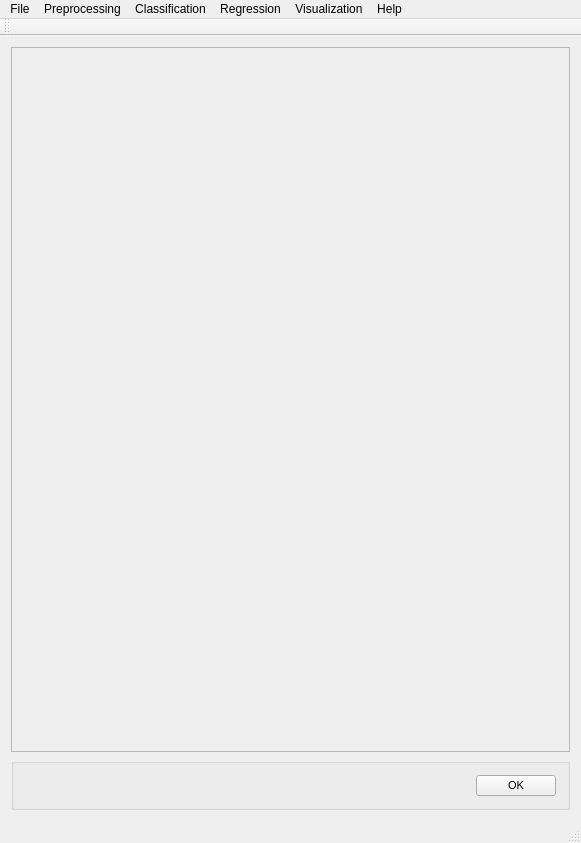
<?xml version="1.0" encoding="UTF-8"?>
<ui version="4.0">
 <class>MainWindow</class>
 <widget class="QMainWindow" name="MainWindow">
  <property name="geometry">
   <rect>
    <x>0</x>
    <y>0</y>
    <width>581</width>
    <height>843</height>
   </rect>
  </property>
  <property name="windowTitle">
   <string>PYSAT</string>
  </property>
  <widget class="QWidget" name="centralWidget">
   <layout class="QVBoxLayout" name="verticalLayout_9">
    <item>
     <widget class="QScrollArea" name="scrollArea">
      <property name="widgetResizable">
       <bool>true</bool>
      </property>
      <widget class="QWidget" name="scrollAreaWidgetContents_2">
       <property name="geometry">
        <rect>
         <x>0</x>
         <y>0</y>
         <width>561</width>
         <height>721</height>
        </rect>
       </property>
       <property name="font">
        <font>
         <pointsize>8</pointsize>
        </font>
       </property>
       <property name="styleSheet">
        <string notr="true">QGroupBox {
  border: 2px solid gray;
  border-radius: 6px;
  margin-top: 0.5em;
}

QGroupBox::title {

  padding-top: -14px;
  padding-left: 8px;
}
</string>
       </property>
       <layout class="QVBoxLayout" name="verticalLayout_8"/>
      </widget>
     </widget>
    </item>
    <item>
     <widget class="QGroupBox" name="OK">
      <layout class="QHBoxLayout" name="ok">
       <item>
        <spacer name="horizontalSpacer_5">
         <property name="orientation">
          <enum>Qt::Horizontal</enum>
         </property>
         <property name="sizeHint" stdset="0">
          <size>
           <width>40</width>
           <height>20</height>
          </size>
         </property>
        </spacer>
       </item>
       <item>
        <widget class="QPushButton" name="okButton">
         <property name="font">
          <font>
           <pointsize>8</pointsize>
          </font>
         </property>
         <property name="mouseTracking">
          <bool>false</bool>
         </property>
         <property name="text">
          <string>OK</string>
         </property>
        </widget>
       </item>
      </layout>
     </widget>
    </item>
   </layout>
  </widget>
  <widget class="QToolBar" name="mainToolBar">
   <attribute name="toolBarArea">
    <enum>TopToolBarArea</enum>
   </attribute>
   <attribute name="toolBarBreak">
    <bool>false</bool>
   </attribute>
  </widget>
  <widget class="QStatusBar" name="statusBar"/>
  <widget class="QMenuBar" name="menuBar">
   <property name="geometry">
    <rect>
     <x>0</x>
     <y>0</y>
     <width>581</width>
     <height>21</height>
    </rect>
   </property>
   <widget class="QMenu" name="menuFile">
    <property name="title">
     <string>File</string>
    </property>
    <addaction name="actionLoad_Refence_Data"/>
    <addaction name="actionLoad_Unknown_Data"/>
    <addaction name="actionSet_output_location"/>
    <addaction name="separator"/>
    <addaction name="actionSave_Current_Plots"/>
    <addaction name="actionSave_Current_Data"/>
    <addaction name="separator"/>
    <addaction name="actionCreate_New_Workflow"/>
    <addaction name="actionSave_Current_Workflow"/>
    <addaction name="separator"/>
    <addaction name="actionExit"/>
   </widget>
   <widget class="QMenu" name="menuPreprocessing">
    <property name="title">
     <string>Preprocessing</string>
    </property>
    <widget class="QMenu" name="menuBaseline_Removal">
     <property name="title">
      <string>Baseline Removal</string>
     </property>
     <addaction name="actionALS"/>
     <addaction name="actionDietrich"/>
     <addaction name="actionPolyFit"/>
     <addaction name="actionAirPLS"/>
     <addaction name="actionFABC"/>
     <addaction name="actionKK"/>
     <addaction name="actionMario"/>
     <addaction name="actionMedian"/>
     <addaction name="actionRubberband"/>
     <addaction name="actionUndecimated_Wavelet"/>
    </widget>
    <widget class="QMenu" name="menuCalibration_Transfer">
     <property name="title">
      <string>Calibration Transfer</string>
     </property>
     <addaction name="actionRatio"/>
     <addaction name="actionTommy_s_Methgod"/>
     <addaction name="actionPiecewise_Direct_Standardization"/>
     <addaction name="actionOthers_3"/>
    </widget>
    <addaction name="actionNormalization"/>
    <addaction name="actionNoise_Reduction"/>
    <addaction name="actionApply_Mask"/>
    <addaction name="actionInterpolate"/>
    <addaction name="actionInstrument_Response"/>
    <addaction name="menuBaseline_Removal"/>
    <addaction name="menuCalibration_Transfer"/>
    <addaction name="actionICA_2"/>
    <addaction name="actionPCA_2"/>
   </widget>
   <widget class="QMenu" name="menuRegression">
    <property name="title">
     <string>Regression</string>
    </property>
    <addaction name="actionCross_Validation"/>
    <addaction name="actionTrain"/>
    <addaction name="actionPredict"/>
    <addaction name="actionCreate_N_Folds"/>
    <addaction name="actionCreate_Test_Folds"/>
   </widget>
   <widget class="QMenu" name="menuHelp">
    <property name="title">
     <string>Help</string>
    </property>
    <addaction name="actionIndex"/>
    <addaction name="actionContent_2"/>
    <addaction name="separator"/>
    <addaction name="actionAbout"/>
    <addaction name="actionAbout_QtCreator"/>
   </widget>
   <widget class="QMenu" name="menuClassification">
    <property name="title">
     <string>Classification</string>
    </property>
    <widget class="QMenu" name="menuSupervised">
     <property name="title">
      <string>Supervised</string>
     </property>
     <addaction name="actionPLS_DA"/>
     <addaction name="actionSIMCA"/>
    </widget>
    <widget class="QMenu" name="menuClustering">
     <property name="title">
      <string>Clustering</string>
     </property>
     <addaction name="actionK_means"/>
     <addaction name="actionHierarchical_2"/>
    </widget>
    <addaction name="menuSupervised"/>
    <addaction name="menuClustering"/>
   </widget>
   <widget class="QMenu" name="menuVisualization">
    <property name="title">
     <string>Visualization</string>
    </property>
    <addaction name="actionLine_Plot"/>
    <addaction name="action1_to_1_Plot"/>
    <addaction name="actionScatter_Plot"/>
   </widget>
   <addaction name="menuFile"/>
   <addaction name="menuPreprocessing"/>
   <addaction name="menuClassification"/>
   <addaction name="menuRegression"/>
   <addaction name="menuVisualization"/>
   <addaction name="menuHelp"/>
  </widget>
  <action name="actionLoad_Refence_Data">
   <property name="text">
    <string>Load Refence Data</string>
   </property>
  </action>
  <action name="actionLoad_Unknown_Data">
   <property name="text">
    <string>Load Unknown Data</string>
   </property>
  </action>
  <action name="actionSave_Current_Workflow">
   <property name="text">
    <string>Save Current Workflow</string>
   </property>
  </action>
  <action name="actionSave_Current_Plots">
   <property name="text">
    <string>Save Current Plots</string>
   </property>
  </action>
  <action name="actionSave_Current_Data">
   <property name="text">
    <string>Save Current Data</string>
   </property>
  </action>
  <action name="actionCreate_New_Workflow">
   <property name="text">
    <string>Create New Workflow</string>
   </property>
  </action>
  <action name="actionNoise_Reduction">
   <property name="text">
    <string>Noise Reduction</string>
   </property>
  </action>
  <action name="actionApply_Mask">
   <property name="text">
    <string>Apply Mask</string>
   </property>
  </action>
  <action name="actionInterpolate">
   <property name="text">
    <string>Interpolate (unknown to known)</string>
   </property>
  </action>
  <action name="actionInstrument_Response">
   <property name="text">
    <string>Instrument Response</string>
   </property>
  </action>
  <action name="actionALS">
   <property name="text">
    <string>ALS</string>
   </property>
  </action>
  <action name="actionDietrich">
   <property name="text">
    <string>Dietrich</string>
   </property>
  </action>
  <action name="actionPolyFit">
   <property name="text">
    <string>PolyFit</string>
   </property>
  </action>
  <action name="actionAirPLS">
   <property name="text">
    <string>AirPLS</string>
   </property>
  </action>
  <action name="actionFABC">
   <property name="text">
    <string>FABC</string>
   </property>
  </action>
  <action name="actionKK">
   <property name="text">
    <string>KK</string>
   </property>
  </action>
  <action name="actionMario">
   <property name="text">
    <string>Mario</string>
   </property>
  </action>
  <action name="actionMedian">
   <property name="text">
    <string>Median</string>
   </property>
  </action>
  <action name="actionRubberband">
   <property name="text">
    <string>Rubberband</string>
   </property>
  </action>
  <action name="actionUndecimated_Wavelet">
   <property name="text">
    <string>Undecimated Wavelet</string>
   </property>
  </action>
  <action name="actionRatio">
   <property name="text">
    <string>Ratio</string>
   </property>
  </action>
  <action name="actionTommy_s_Methgod">
   <property name="text">
    <string>Tommy's Method</string>
   </property>
  </action>
  <action name="actionPiecewise_Direct_Standardization">
   <property name="text">
    <string>Piecewise Direct Standardization</string>
   </property>
  </action>
  <action name="actionPCA">
   <property name="text">
    <string>PCA</string>
   </property>
  </action>
  <action name="actionICA">
   <property name="text">
    <string>ICA</string>
   </property>
  </action>
  <action name="actionK_Means">
   <property name="text">
    <string>K-Means</string>
   </property>
  </action>
  <action name="actionHierarchical">
   <property name="text">
    <string>Hierarchical</string>
   </property>
  </action>
  <action name="actionOthers">
   <property name="text">
    <string>Others...</string>
   </property>
  </action>
  <action name="actionOthers_2">
   <property name="text">
    <string>Others...</string>
   </property>
  </action>
  <action name="actionOthers_3">
   <property name="text">
    <string>Others...</string>
   </property>
  </action>
  <action name="actionPLS">
   <property name="text">
    <string>PLS</string>
   </property>
  </action>
  <action name="actionSM_PLS">
   <property name="text">
    <string>SM-PLS</string>
   </property>
  </action>
  <action name="actionICA_Regression">
   <property name="text">
    <string>ICA Regression</string>
   </property>
  </action>
  <action name="actionGaussian_Process">
   <property name="text">
    <string>Gaussian Process</string>
   </property>
  </action>
  <action name="actionMLP">
   <property name="text">
    <string>MLP</string>
   </property>
  </action>
  <action name="actionSVM">
   <property name="text">
    <string>SVM</string>
   </property>
  </action>
  <action name="actionOthers_4">
   <property name="text">
    <string>Others...</string>
   </property>
  </action>
  <action name="actionOthers_5">
   <property name="text">
    <string>Others...</string>
   </property>
  </action>
  <action name="actionIndex">
   <property name="text">
    <string>Index</string>
   </property>
  </action>
  <action name="actionContent_2">
   <property name="text">
    <string>Content</string>
   </property>
  </action>
  <action name="actionAbout">
   <property name="text">
    <string>About...</string>
   </property>
  </action>
  <action name="actionAbout_QtCreator">
   <property name="text">
    <string>About Qt...</string>
   </property>
  </action>
  <action name="actionExit">
   <property name="text">
    <string>Exit</string>
   </property>
  </action>
  <action name="actionNormalization">
   <property name="text">
    <string>Normalization</string>
   </property>
  </action>
  <action name="actionICA_2">
   <property name="text">
    <string>ICA</string>
   </property>
  </action>
  <action name="actionPCA_2">
   <property name="text">
    <string>PCA</string>
   </property>
  </action>
  <action name="actionPLS_DA">
   <property name="text">
    <string>PLS-DA</string>
   </property>
  </action>
  <action name="actionSIMCA">
   <property name="text">
    <string>SIMCA</string>
   </property>
  </action>
  <action name="actionK_means">
   <property name="text">
    <string>K-means</string>
   </property>
  </action>
  <action name="actionHierarchical_2">
   <property name="text">
    <string>Hierarchical</string>
   </property>
  </action>
  <action name="actionCross_Validation">
   <property name="text">
    <string>Cross Validation</string>
   </property>
  </action>
  <action name="actionTrain">
   <property name="text">
    <string>Train</string>
   </property>
  </action>
  <action name="actionPredict">
   <property name="text">
    <string>Predict</string>
   </property>
  </action>
  <action name="actionLine_Plot">
   <property name="text">
    <string>Line Plot</string>
   </property>
  </action>
  <action name="action1_to_1_Plot">
   <property name="text">
    <string>1 to 1 Plot</string>
   </property>
  </action>
  <action name="actionScatter_Plot">
   <property name="text">
    <string>Scatter Plot</string>
   </property>
  </action>
  <action name="actionSet_output_location">
   <property name="text">
    <string>Output Location</string>
   </property>
  </action>
  <action name="actionCreate_N_Folds">
   <property name="text">
    <string>Create N Folds</string>
   </property>
  </action>
  <action name="actionCreate_Test_Folds">
   <property name="text">
    <string>Create Test Folds</string>
   </property>
  </action>
 </widget>
 <layoutdefault spacing="6" margin="11"/>
 <resources/>
 <connections/>
</ui>
